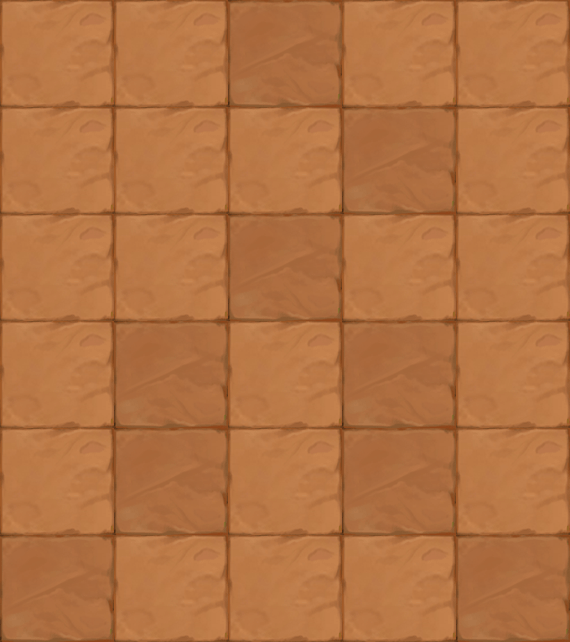

This game map was drawn from its Tiled (.tmx) file and the tilesets committed beside it. A one-line description and the trimmed map source follow:
An orthogonal 5x6 tile map with 114x107 px tiles, 1 tile layer (块层 1).

<map version="1.0" orientation="orthogonal" width="5" height="6" tilewidth="114" tileheight="107">
 <tileset firstgid="1" name="map023" tilewidth="114" tileheight="107">
  <image source="map023.png" width="228" height="107" />
 </tileset>
 <layer name="块层 1" width="5" height="6">
  <data>[30 cells, 30 non-empty, 2 distinct tile ids]</data>
 </layer>
</map>
